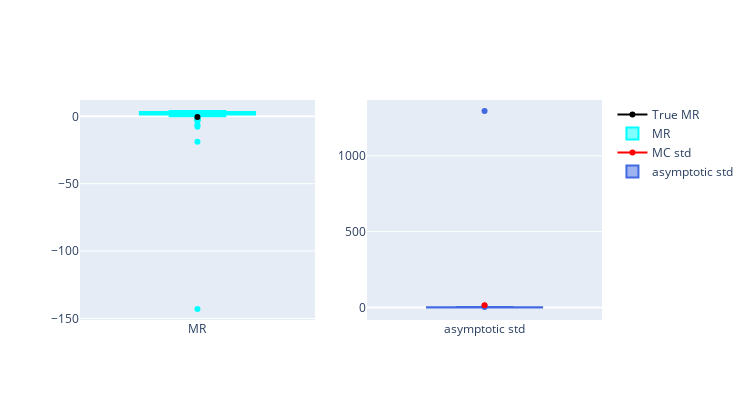

Here is the notebook cell this chart was saved with:
### Code cell
import plotly.graph_objects as go
from plotly.subplots import make_subplots

fig = make_subplots(
    rows=1, cols=2,
    shared_xaxes=True,
    vertical_spacing=0.06
)

fig.add_trace(
    go.Scatter(
                x=[r'MR'],
                y=results_df['true_beta'],
                line_color='black', showlegend=True, name=r'True MR'
            ),
    row=1, col=1,
)
#####
fig.add_trace(
    go.Box(
                y=results_df['MR'],
                name=r'MR',
                marker_color='cyan',
                showlegend=True
),
    row=1, col=1,
)

###################
fig.add_trace(
    go.Scatter(
                x=[r'asymptotic std'],
                y=[results_df['MR'].std()],
                line_color='red', showlegend=True, name=r'MC std'
            ),
    row=1, col=2,
)
#####
fig.add_trace(
    go.Box(
                y=results_df['asym_std'],#*np.sqrt(p/n),#asym_std_scaled, asym_std
                name=r'asymptotic std',
                marker_color='royalblue',
                showlegend=True
        ),
    row=1, col=2,
)

# fig.update_xaxes(title='std')
fig.update_layout(height=400, width=750)

# fig.write_image("/home/[user]/Pictures/sims/convex-combination-scaled-std.pdf")

fig.show()

### Figure 1 — Plotly figure (JSON) as saved in the notebook; plotly's stock layout.template omitted (floating-point values rounded to 4 significant figures)
{"data": [{"line": {"color": "black"}, "name": "True MR", "showlegend": true, "type": "scatter", "x": ["MR"], "xaxis": "x", "y": [-0.5, -0.5, -0.5, -0.5, -0.5, -0.5, -0.5, -0.5, -0.5, -0.5, -0.5, -0.5, -0.5, -0.5, -0.5, -0.5, -0.5, -0.5, -0.5, -0.5, -0.5, -0.5, -0.5, -0.5, -0.5, -0.5, -0.5, -0.5, -0.5, -0.5, -0.5, -0.5, -0.5, -0.5, -0.5, -0.5, -0.5, -0.5, -0.5, -0.5, -0.5, -0.5, -0.5, -0.5, -0.5, -0.5, -0.5, -0.5, -0.5, -0.5, -0.5, -0.5, -0.5, -0.5, -0.5, -0.5, -0.5, -0.5, -0.5, -0.5, -0.5, -0.5, -0.5, -0.5, -0.5, -0.5, -0.5, -0.5, -0.5, -0.5, -0.5, -0.5, -0.5, -0.5, -0.5, -0.5, -0.5, -0.5, -0.5, -0.5, -0.5, -0.5, -0.5, -0.5, -0.5, -0.5, -0.5, -0.5, -0.5, -0.5, -0.5, -0.5, -0.5, -0.5, -0.5, -0.5, -0.5, -0.5, -0.5, -0.5], "yaxis": "y"}, {"marker": {"color": "cyan"}, "name": "MR", "showlegend": true, "type": "box", "xaxis": "x", "y": [2.823, -18.9, 1.183, 3.19, 2.62, 3.333, 2.379, 3.903, 2.573, 3.318, 2.278, -1.729, 3.294, 2.973, 3.447, 1.542, 2.039, 2.12, 3.394, 2.161, -2.671, 2.878, 3.341, 2.385, 2.197, 1.905, 3.147, 0.9695, 3.86, 2.535, 2.931, 0.1302, 1.027, 3.104, 3.099, 2.301, -7.776, 3.296, 3.364, 3.357, 3.442, 2.83, 3.13, 2.558, 3.618, -6.161, 0.985, 1.36, 2.071, 3.251, -3.07, 3.628, 3.502, 1.024, 3.745, 2.634, 3.097, 3.538, 3.234, 2.812, 1.007, -1.691, 0.4799, 3.187, 0.8076, 2.284, 2.441, 3.157, 1.922, 3.601, -143.0, 2.833, 2.741, 3.514, -1.44, 3.939, -2.908, 1.833, 3.445, 3.611, 2.488, 0.865, 2.862, 3.715, 0.7413, 3.176, -2.475, 3.981, 3.815, 2.917, 3.368, 0.6723, 2.742, 3.459, 0.7925, 1.76, 3.03, 2.199, 3.239, 1.459], "yaxis": "y"}, {"line": {"color": "red"}, "name": "MC std", "showlegend": true, "type": "scatter", "x": ["asymptotic std"], "xaxis": "x2", "y": [14.78], "yaxis": "y2"}, {"marker": {"color": "royalblue"}, "name": "asymptotic std", "showlegend": true, "type": "box", "xaxis": "x2", "y": [0.8495, 11.36, 2.387, 0.8674, 0.8292, 0.5618, 1.151, 0.3095, 0.6698, 0.3854, 1.684, 2.045, 0.5432, 1.232, 0.4034, 1.098, 1.502, 1.561, 0.8049, 1.341, 1.085, 0.7235, 0.6585, 1.031, 0.7772, 1.08, 0.446, 2.076, 0.448, 0.7347, 0.7792, 1.805, 1.738, 0.5043, 0.6749, 0.976, 2.965, 0.7172, 0.5141, 0.4613, 0.3504, 0.7216, 0.4663, 1.089, 0.3426, 1.903, 2.346, 1.554, 1.213, 0.7929, 1.712, 0.4071, 0.4223, 1.747, 0.3498, 0.5613, 0.453, 0.4999, 0.789, 1.115, 1.955, 1.933, 1.478, 0.9406, 1.466, 0.8817, 1.149, 0.4591, 1.864, 0.3955, 1295.0, 0.6404, 0.6318, 0.4997, 2.683, 0.3339, 2.686, 1.206, 0.4334, 0.4584, 0.77, 2.454, 1.163, 0.353, 1.269, 0.5666, 2.932, 0.3156, 0.4319, 0.6926, 0.5359, 1.798, 0.6068, 0.5167, 1.81, 1.134, 0.656, 1.462, 0.4384, 1.262], "yaxis": "y2"}], "layout": {"height": 400, "width": 750, "xaxis": {"anchor": "y", "domain": [0, 0.45]}, "xaxis2": {"anchor": "y2", "domain": [0.55, 1]}, "yaxis": {"anchor": "x", "domain": [0, 1]}, "yaxis2": {"anchor": "x2", "domain": [0, 1]}}}
